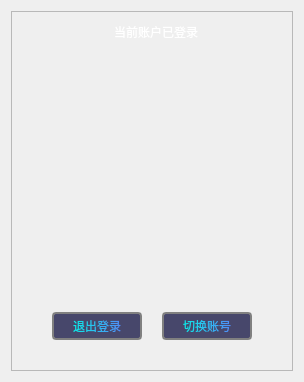
          <widget class="QWidget" name="stackedpage_logined">
           <layout class="QVBoxLayout" name="verticalLayout_39">
            <item>
             <widget class="QFrame" name="frame_center">
              <property name="minimumSize">
               <size>
                <width>0</width>
                <height>360</height>
               </size>
              </property>
              <property name="maximumSize">
               <size>
                <width>16777215</width>
                <height>16777215</height>
               </size>
              </property>
              <property name="frameShape">
               <enum>QFrame::StyledPanel</enum>
              </property>
              <property name="frameShadow">
               <enum>QFrame::Raised</enum>
              </property>
              <layout class="QVBoxLayout" name="verticalLayout_44">
               <property name="spacing">
                <number>0</number>
               </property>
               <property name="leftMargin">
                <number>0</number>
               </property>
               <property name="topMargin">
                <number>0</number>
               </property>
               <property name="rightMargin">
                <number>0</number>
               </property>
               <property name="bottomMargin">
                <number>0</number>
               </property>
               <item>
                <spacer name="verticalSpacer_7">
                 <property name="orientation">
                  <enum>Qt::Vertical</enum>
                 </property>
                 <property name="sizeType">
                  <enum>QSizePolicy::Fixed</enum>
                 </property>
                 <property name="sizeHint" stdset="0">
                  <size>
                   <width>20</width>
                   <height>6</height>
                  </size>
                 </property>
                </spacer>
               </item>
               <item>
                <layout class="QHBoxLayout" name="horizontalLayout_23">
                 <item>
                  <spacer name="horizontalSpacer_12">
                   <property name="orientation">
                    <enum>Qt::Horizontal</enum>
                   </property>
                   <property name="sizeHint" stdset="0">
                    <size>
                     <width>13</width>
                     <height>20</height>
                    </size>
                   </property>
                  </spacer>
                 </item>
                 <item>
                  <widget class="QFrame" name="frame_header">
                   <property name="minimumSize">
                    <size>
                     <width>170</width>
                     <height>220</height>
                    </size>
                   </property>
                   <property name="maximumSize">
                    <size>
                     <width>170</width>
                     <height>16777215</height>
                    </size>
                   </property>
                   <layout class="QVBoxLayout" name="verticalLayout_46">
                    <property name="spacing">
                     <number>10</number>
                    </property>
                    <property name="topMargin">
                     <number>0</number>
                    </property>
                    <property name="bottomMargin">
                     <number>0</number>
                    </property>
                    <item>
                     <widget class="QPushButton" name="pushButton_tipUser">
                      <property name="minimumSize">
                       <size>
                        <width>160</width>
                        <height>28</height>
                       </size>
                      </property>
                      <property name="maximumSize">
                       <size>
                        <width>160</width>
                        <height>28</height>
                       </size>
                      </property>
                      <property name="styleSheet">
                       <string notr="true">QPushButton
{
border: none;
color: #ffffff;
font: 400 15px &quot;微软雅黑&quot;;
}

QPushButton:hover
{
color: #ffffff;
}</string>
                      </property>
                      <property name="text">
                       <string>当前账户已登录</string>
                      </property>
                     </widget>
                    </item>
                    <item>
                     <widget class="RoundLab" name="label_userHeader">
                      <property name="minimumSize">
                       <size>
                        <width>160</width>
                        <height>160</height>
                       </size>
                      </property>
                      <property name="maximumSize">
                       <size>
                        <width>160</width>
                        <height>160</height>
                       </size>
                      </property>
                      <property name="styleSheet">
                       <string notr="true">#label_userHeader
{
border-radius: 80px;
border-image: url(:/images/bgpic/dieji2.png);
}</string>
                      </property>
                      <property name="text">
                       <string/>
                      </property>
                     </widget>
                    </item>
                    <item>
                     <layout class="QVBoxLayout" name="verticalLayout_43">
                      <item>
                       <widget class="QPushButton" name="pushButton_userName">
                        <property name="minimumSize">
                         <size>
                          <width>146</width>
                          <height>20</height>
                         </size>
                        </property>
                        <property name="maximumSize">
                         <size>
                          <width>146</width>
                          <height>20</height>
                         </size>
                        </property>
                        <property name="styleSheet">
                         <string notr="true">QPushButton
{
border: none;
color: #25a7b4;
font: 400 15px &quot;微软雅黑&quot;;
text-decoration: underline;
}

QPushButton:hover
{
color: #25a7b4;
}</string>
                        </property>
                        <property name="text">
                         <string/>
                        </property>
                       </widget>
                      </item>
                      <item>
                       <widget class="QPushButton" name="pushButton_userGrade">
                        <property name="minimumSize">
                         <size>
                          <width>146</width>
                          <height>20</height>
                         </size>
                        </property>
                        <property name="maximumSize">
                         <size>
                          <width>146</width>
                          <height>20</height>
                         </size>
                        </property>
                        <property name="styleSheet">
                         <string notr="true">QPushButton
{
border: none;
color: #25a7b4;
font: 400 15px &quot;微软雅黑&quot;;
}

QPushButton:hover
{
color: #25a7b4;
}</string>
                        </property>
                        <property name="text">
                         <string/>
                        </property>
                       </widget>
                      </item>
                     </layout>
                    </item>
                   </layout>
                  </widget>
                 </item>
                 <item>
                  <spacer name="horizontalSpacer_11">
                   <property name="orientation">
                    <enum>Qt::Horizontal</enum>
                   </property>
                   <property name="sizeHint" stdset="0">
                    <size>
                     <width>13</width>
                     <height>20</height>
                    </size>
                   </property>
                  </spacer>
                 </item>
                </layout>
               </item>
               <item>
                <spacer name="verticalSpacer_6">
                 <property name="orientation">
                  <enum>Qt::Vertical</enum>
                 </property>
                 <property name="sizeHint" stdset="0">
                  <size>
                   <width>20</width>
                   <height>29</height>
                  </size>
                 </property>
                </spacer>
               </item>
               <item>
                <layout class="QHBoxLayout" name="horizontalLayout_22">
                 <property name="spacing">
                  <number>0</number>
                 </property>
                 <item>
                  <spacer name="horizontalSpacer_13">
                   <property name="orientation">
                    <enum>Qt::Horizontal</enum>
                   </property>
                   <property name="sizeHint" stdset="0">
                    <size>
                     <width>40</width>
                     <height>20</height>
                    </size>
                   </property>
                  </spacer>
                 </item>
                 <item>
                  <widget class="QPushButton" name="pushButton_exitUser">
                   <property name="minimumSize">
                    <size>
                     <width>90</width>
                     <height>28</height>
                    </size>
                   </property>
                   <property name="maximumSize">
                    <size>
                     <width>90</width>
                     <height>28</height>
                    </size>
                   </property>
                   <property name="styleSheet">
                    <string notr="true">QPushButton
{
border: none;
color:qlineargradient(spread:pad,x1:0,y1:0,x2:1,y2:0,stop:0 #0aebe7, stop:1  #518df9);
border-radius: 4px;
border:2px solid gray;
font: 400 15px &quot;微软雅黑&quot;;
background-color: rgb(71, 71, 107);
}

QPushButton:hover
{
color: #009efc;
border: 2px solid #a1a1ff;
}</string>
                   </property>
                   <property name="text">
                    <string>退出登录</string>
                   </property>
                  </widget>
                 </item>
                 <item>
                  <spacer name="horizontalSpacer_10">
                   <property name="orientation">
                    <enum>Qt::Horizontal</enum>
                   </property>
                   <property name="sizeType">
                    <enum>QSizePolicy::Fixed</enum>
                   </property>
                   <property name="sizeHint" stdset="0">
                    <size>
                     <width>20</width>
                     <height>20</height>
                    </size>
                   </property>
                  </spacer>
                 </item>
                 <item>
                  <widget class="QPushButton" name="pushButton_switchUser">
                   <property name="minimumSize">
                    <size>
                     <width>90</width>
                     <height>28</height>
                    </size>
                   </property>
                   <property name="maximumSize">
                    <size>
                     <width>90</width>
                     <height>28</height>
                    </size>
                   </property>
                   <property name="styleSheet">
                    <string notr="true">QPushButton
{
border: none;
color:qlineargradient(spread:pad,x1:0,y1:0,x2:1,y2:0,stop:0 #0aebe7, stop:1  #518df9);
border-radius: 4px;
border:2px solid gray;
font: 400 15px &quot;微软雅黑&quot;;
background-color: rgb(71, 71, 107);
}

QPushButton:hover
{
color: #009efc;
border: 2px solid #a1a1ff;
}</string>
                   </property>
                   <property name="text">
                    <string>切换账号</string>
                   </property>
                  </widget>
                 </item>
                 <item>
                  <spacer name="horizontalSpacer_14">
                   <property name="orientation">
                    <enum>Qt::Horizontal</enum>
                   </property>
                   <property name="sizeHint" stdset="0">
                    <size>
                     <width>40</width>
                     <height>20</height>
                    </size>
                   </property>
                  </spacer>
                 </item>
                </layout>
               </item>
               <item>
                <spacer name="verticalSpacer_8">
                 <property name="orientation">
                  <enum>Qt::Vertical</enum>
                 </property>
                 <property name="sizeType">
                  <enum>QSizePolicy::Fixed</enum>
                 </property>
                 <property name="sizeHint" stdset="0">
                  <size>
                   <width>20</width>
                   <height>30</height>
                  </size>
                 </property>
                </spacer>
               </item>
              </layout>
             </widget>
            </item>
           </layout>
          </widget>
